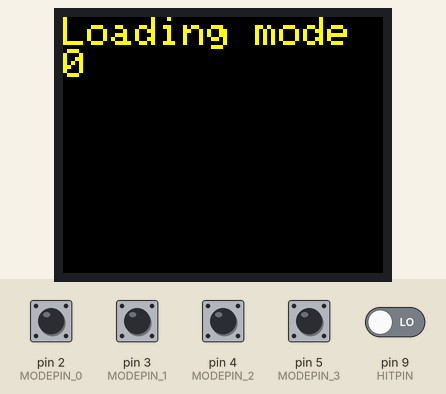
Recording of a sketch running on a simulated Arduino Uno, built with avr-gcc and run on an emulated ATmega328P. Shown: 160×128 colour display. The test bench sets the inputs (shaded band); at power-on: pin 2 (MODEPIN_0), pin 3 (MODEPIN_1), pin 4 (MODEPIN_2), pin 5 (MODEPIN_3), pin 9 (HITPIN) LOW. What the sketch prints to the serial monitor is not drawn.

Above: at 2.4 s.
2.5 s: pin 2 (MODEPIN_0) pulled HIGH for 0.3 s
At 2.9 s:
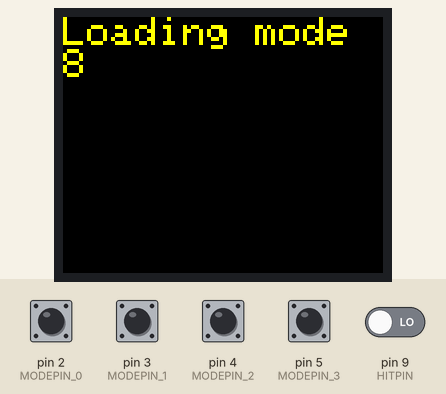
4.5 s: pin 9 (HITPIN) driven HIGH
At 5.6 s:
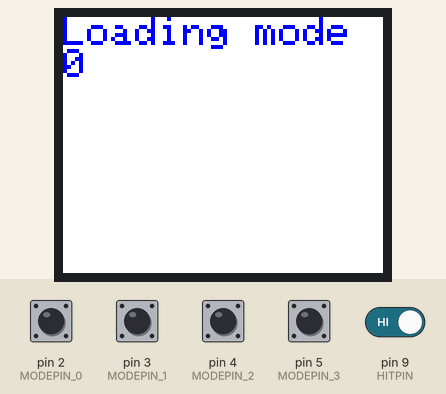
6.0 s: pin 3 (MODEPIN_1) pulled HIGH for 0.3 s
At 6.22 s:
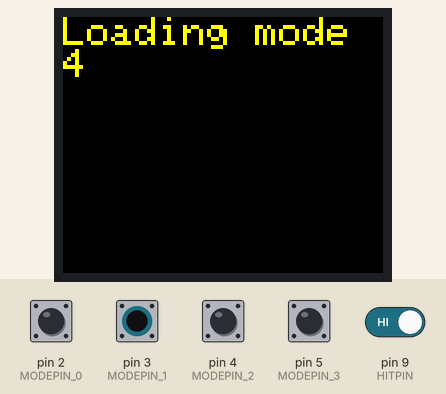
7.8 s: pin 4 (MODEPIN_2) pulled HIGH for 1 s
At 8.5 s:
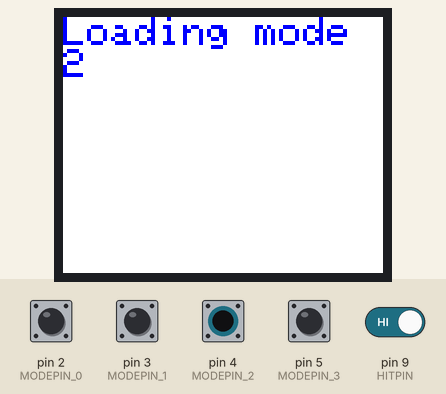
10.3 s: pin 5 (MODEPIN_3) pulled HIGH for 0.3 s
At 10.57 s:
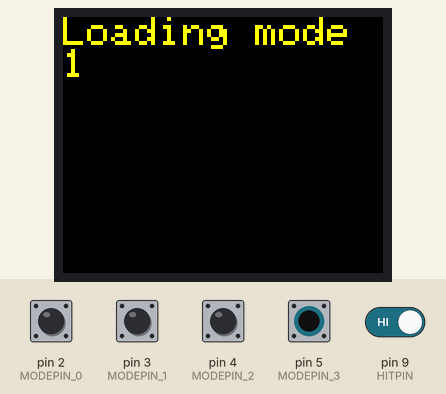
12.2 s: pin 2 (MODEPIN_0) pulled HIGH for 1 s
At 13.1 s:
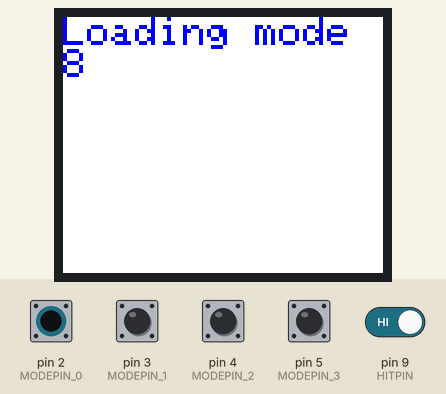
Timing chart, 0 to 15.2 s (numbered marks = the images above; inputs shaded):
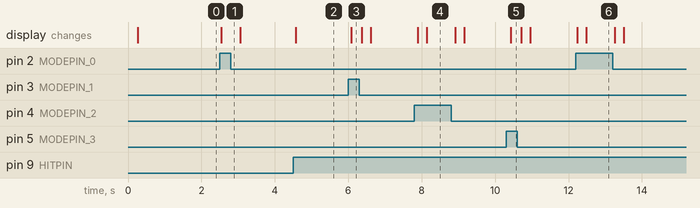

Measured:
- after the input at 2.5 s, the display: changes at once (image 1)
- after the input at 4.5 s, the display: changes after 0.06 s (image 2)
- after the input at 6.0 s, the display: changes after 0.09 s (image 3)
- after the input at 7.8 s, the display: first changes after 0.09 s (image 4 shows a later state)
- after the input at 10.3 s, the display: changes after 0.13 s (image 5)
- after the input at 12.2 s, the display: first changes at once (image 6 shows a later state)

The sketch:

tft-distro-client.ino
```cpp
#include <Adafruit_GFX.h>
#include <Adafruit_ST7735.h>
#include <SPI.h>

/* I had to change the Adafruit_ST7735.cpp's initR() function where BLACKTAB was executed and add
 *
 _colstart = 2;
 _rowstart = 1;

to fix a weird display issue on the DF_ROBOT 1.8" TFT LCD screen. initR(GREENTAB) worked, but the colors were weird.
 */

#define TFT_CS 8
#define TFT_RST -1
#define TFT_DC 7
#define SD_CS 6

// Mode Definitions
#define MODE_ATTRACT 0
#define MODE_1 1
#define MODE_2 2
#define MODE_3 3
#define MODE_4 4
#define MODE_5 5
#define MODE_6 6
#define MODE_7 7
#define MODE_8 8
#define MODE_9 9
#define MODE_10 10
#define MODE_11 11
#define MODE_12 12
#define MODE_13 13
#define MODE_14 14
#define MODE_15 15

// Mode pins
#define MODEPIN_0 2
#define MODEPIN_1 3
#define MODEPIN_2 4
#define MODEPIN_3 5
#define HITPIN 9

// Screen declaration
Adafruit_ST7735 tft = Adafruit_ST7735(TFT_CS, TFT_DC, TFT_RST);

// Global variables
int currentMode = 0;
int hitState = false;

void setup() {
  pinMode(MODEPIN_0, INPUT);
  pinMode(MODEPIN_1, INPUT);
  pinMode(MODEPIN_2, INPUT);
  pinMode(MODEPIN_3, INPUT);
  pinMode(HITPIN, INPUT);

  Serial.begin(9600);
  Serial.print(F("Client TFT starting up..."));
  uint16_t msTime = millis();

  tft.initR(INITR_BLACKTAB);
  msTime = millis() - msTime;
  Serial.println(msTime, DEC);

  tft.setRotation(3);
  tft.fillScreen(ST77XX_BLACK);

  modeChange(MODE_ATTRACT);
  delay(1000);
}

void loop() {
  delay(250); // change the checks to interrupts?
  checkForHitChange();

  checkForModeChange();
}

void checkForHitChange() {
  if(!hitState && digitalRead(HITPIN) == HIGH) {
    Serial.print(F("A hit was triggered!"));
    recordHit();
    hitState = true;
    recordHit();
  }
}

void recordHit() {
  tft.invertDisplay(true);

}
void checkForModeChange() {
  int tMode = readMode();
  if(tMode != currentMode) {
    Serial.println(F("checkForModeChange() triggered"));
    modeChange(tMode);
  }
}

void modeChange(const int mode) {
  hitState = false; // clear the hit state on mode change
  loadMode(mode);
  currentMode = mode;
}

void loadMode(const int mode) {
  tft.invertDisplay(false);
  String str = "Loading mode " + String(mode, DEC);
  Serial.println(str.c_str());
  tftDrawText(str.c_str(), ST77XX_YELLOW);
}

int readMode() {
  int tMode = -1;

  bool p0 = false;
  bool p1 = false;
  bool p2 = false;
  bool p3 = false;

  if(digitalRead(MODEPIN_0) == HIGH) {
    p0 = true;
  }
  if(digitalRead(MODEPIN_1) == HIGH) {
    p1 = true;
  }
  if(digitalRead(MODEPIN_2) == HIGH) {
    p2 = true;
  }
  if(digitalRead(MODEPIN_3) == HIGH) {
    p3 = true;
  }

  if(p0) { // 1 X X X
    if(p1) { // 1 1 X X
      if(p2) { // 1 1 1 X
        if(p3) {
          tMode = MODE_15;
        } else {
          tMode = MODE_14;
        }
      } else { // 1 1 0 X
        // !p2
        if(p3) {
          tMode = MODE_13;
        } else {
          tMode = MODE_12;
        }
      }
    } else {
      //!p1
      if(p2) { // 1 0 1 X
        if(p3) {
          tMode = MODE_11;
        } else {
          tMode = MODE_10;
        }
      } else { // 1 0 0 X
        if(p3) {
          tMode = MODE_9;
        } else {
          tMode = MODE_8;
        }
      }
    }
  } else {
    // !p0 // 0 X X X
    if(p1) { // 0 1 X X
      if(p2) { // 0 1 1 X
        if(p3) {
          tMode = MODE_7;
        } else {
          tMode = MODE_6;
        }
      } else { // 0 1 0 X
        if(p3) {
          tMode = MODE_5;
        } else {
          tMode = MODE_4;
        }
      }
    } else { // 0 0 X X
      if(p2) {
        if(p3) {
          tMode = MODE_3;
        } else {
          tMode = MODE_2;
        }
      } else { // 0 0 0 X
        if(p3) {
          tMode = MODE_1;
        } else {
          tMode = MODE_ATTRACT;
        }
      }
    }
  }

  return tMode;
}

void tftDrawText(char *text, const uint16_t color) {
  /* ST77XX_[BLACK|WHITE|RED|GREEN|BLUE|CYAN|MAGENTA|YELLOW|ORANGE] */
  tft.fillScreen(ST77XX_BLACK);
  tft.setCursor(0, 0);
  tft.setTextSize(2);
  tft.setTextColor(color);
  tft.setTextWrap(true);
  tft.print(text);
}
```
